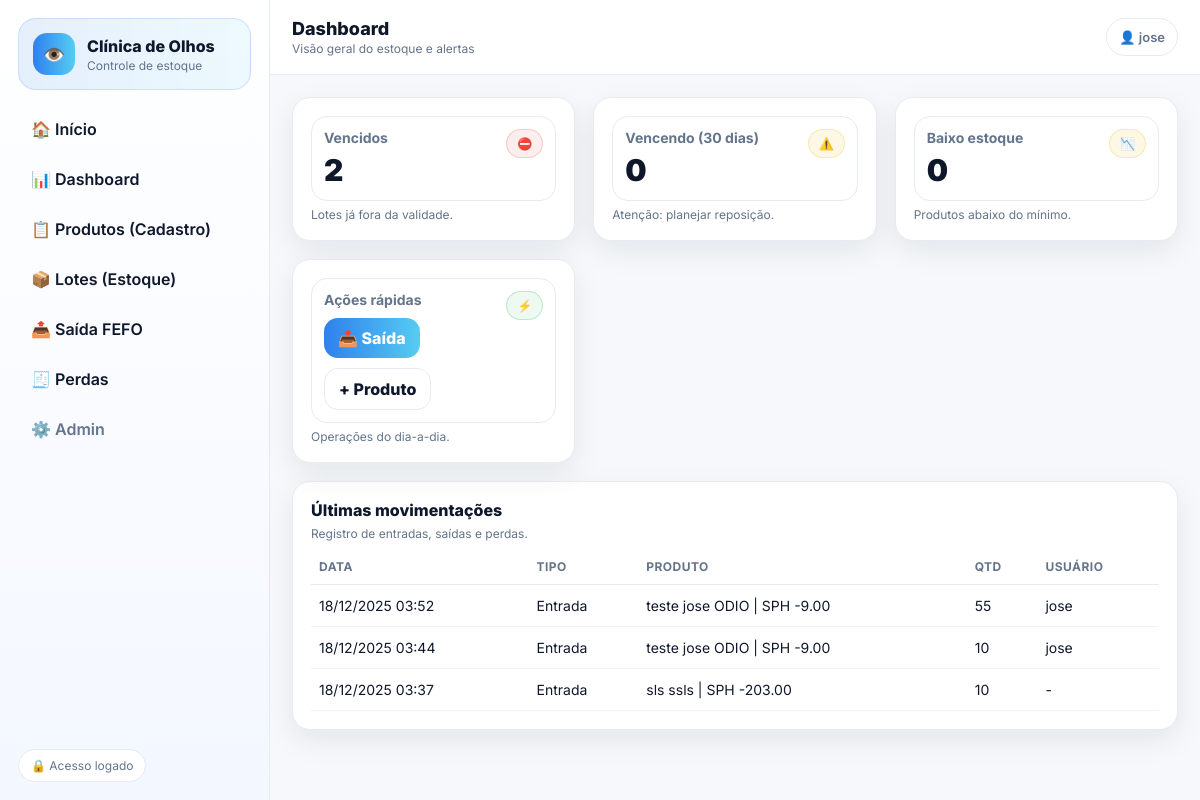
The page /dashboard/ (signed in) on the database its author committed.
### apps/inventory/models.py (models this page shows, shortened)
class StockMovement(models.Model):
    class Kind(models.TextChoices):
        IN = "IN", "Entrada"
        OUT = "OUT", "Saída"
        LOSS = "LOSS", "Perda"
        ADJUST_IN = "ADJUST_IN", "Ajuste +"
        ADJUST_OUT = "ADJUST_OUT", "Ajuste -"
    batch = models.ForeignKey(
        StockBatch,
        related_name="movements",
        on_delete=models.PROTECT
    )
    kind = models.CharField(max_length=20, choices=Kind.choices)
    qty = models.PositiveIntegerField()
    unit_price = models.DecimalField(
        max_digits=10, decimal_places=2, null=True, blank=True
    )
    note = models.TextField(blank=True)
    created_at = models.DateTimeField(default=timezone.now)
    created_by = models.ForeignKey(
        settings.AUTH_USER_MODEL,
        null=True, blank=True,
        on_delete=models.SET_NULL
    )
    @property
    def signed_qty(self):
        return self.qty if self.kind in [
            self.Kind.IN, self.Kind.ADJUST_IN
        ] else -self.qty

class StockBatch(models.Model):
    product = models.ForeignKey(
        LensProduct,
        related_name="batches",
        on_delete=models.PROTECT
    )
    lot_code = models.CharField(max_length=80, blank=True)
    expires_at = models.DateField()
    created_at = models.DateTimeField(auto_now_add=True)
    @property
    def balance(self):
        total = 0
        for m in self.movements.all():
            total += m.signed_qty
        return total

class LensProduct(models.Model):
    brand = models.CharField(max_length=120)
    model = models.CharField(max_length=120, blank=True)
    degree_sph = models.DecimalField(max_digits=5, decimal_places=2)
    sale_price = models.DecimalField(max_digits=10, decimal_places=2)
    min_stock = models.PositiveIntegerField(default=0)
    active = models.BooleanField(default=True)
    def __str__(self):
        return f"{self.brand} {self.model} | SPH {self.degree_sph}"
    @property
    def total_stock(self):
        return sum(b.balance for b in self.batches.all())

### apps/inventory/views.py (the view)
# urls.py: path("dashboard/", views.dashboard, name="dashboard"),
@login_required
def dashboard(request):
    ctx = get_dashboard_context(expire_days=30, last_moves=15)
    return render(request, "inventory/dashboard.html", ctx)

### templates/inventory/dashboard.html (shortened to what this page needs)
{% extends "base.html" %}
{% load static %}
{% block page_title %}Dashboard{% endblock %}
{% block page_subtitle %}Visão geral do estoque e alertas{% endblock %}
{% block content %}
<div class="grid">
  <div class="card">
    <div class="kpi">
      <div>
        <h3>Vencidos</h3>
        <div class="num">{{ expired_batches|length }}</div>
      </div>
      <div class="tag danger">⛔</div>
    </div>
    <div class="help">Lotes já fora da validade.</div>
  </div>
  <div class="card">
    <div class="kpi">
      <div>
        <h3>Vencendo ({{ expire_days }} dias)</h3>
        <div class="num">{{ expiring_batches|length }}</div>
      </div>
      <div class="tag warn">⚠️</div>
    </div>
    <div class="help">Atenção: planejar reposição.</div>
  </div>
  <div class="card">
    <div class="kpi">
      <div>
        <h3>Baixo estoque</h3>
        <div class="num">{{ low_stock_products|length }}</div>
      </div>
      <div class="tag warn">📉</div>
    </div>
    <div class="help">Produtos abaixo do mínimo.</div>
  </div>
  <div class="card">
    <div class="kpi">
      <div>
        <h3>Ações rápidas</h3>
        <div style="margin-top:10px; display:flex; gap:10px; flex-wrap:wrap;">
          <a class="btn btn-primary" href="/fefo/saida/">📤 Saída</a>
          <a class="btn btn-ghost" href="/produtos/novo/">+ Produto</a>
        </div>
      </div>
      <div class="tag ok">⚡</div>
    </div>
    <div class="help">Operações do dia-a-dia.</div>
  </div>
</div>
<div class="card" style="margin-top:18px;">
  <div style="display:flex; justify-content:space-between; align-items:center; gap:12px;">
    <div>
      <div class="page-title" style="font-size:16px;">Últimas movimentações</div>
      <div class="help">Registro de entradas, saídas e perdas.</div>
    </div>
  </div>
  <table class="table">
    <tr>
      <th>Data</th>
      <th>Tipo</th>
      <th>Produto</th>
      <th>Qtd</th>
      <th>Usuário</th>
    </tr>
    {% for m in last_movements %}
    <tr>
      <td>{{ m.created_at|date:"d/m/Y H:i" }}</td>
      <td>{{ m.get_kind_display }}</td>
      <td>{{ m.batch.product }}</td>
      <td>{{ m.qty }}</td>
      <td>{{ m.created_by|default:"-" }}</td>
    </tr>
    {% empty %}
    <tr><td colspan="5">Sem movimentações.</td></tr>
    {% endfor %}
  </table>
</div>
{% endblock %}

### templates/base.html (shortened to what this page needs)
{% load static %}
<!doctype html>
<html lang="pt-br">
<head>
  <link rel="stylesheet" href="{% static 'css/app.css' %}">
</head>
<body>
<div class="app">
  <aside class="sidebar">
    <div class="brand">
      <div class="brand-icon">👁️</div>
      <div class="brand-text">
        <div class="brand-title">Clínica de Olhos</div>
        <div class="brand-sub">Controle de estoque</div>
      </div>
    </div>
    <nav class="nav">
      <a class="nav-link" href="/">🏠 Início</a>
      <a class="nav-link" href="/dashboard/">📊 Dashboard</a>
      <a class="nav-link"  href="{% url 'inventory:product_list' %}">📋 Produtos (Cadastro)</a>
      <a class="nav-link"  href="{% url 'inventory:batch_list' %}">📦 Lotes (Estoque)</a>
      <a class="nav-link" href="/fefo/saida/">📤 Saída FEFO</a>
      <a class="nav-link" href="/relatorios/perdas/">🧾 Perdas</a>
      <a class="nav-link subtle" href="/admin/">⚙️ Admin</a>
    </nav>
    <div class="sidebar-footer">
      <div class="pill">🔒 Acesso logado</div>
    </div>
  </aside>
  <main class="main">
    <header class="topbar">
      <div class="topbar-left">
        <div class="page-title">{% block page_title %}{% endblock %}</div>
        <div class="page-subtitle">{% block page_subtitle %}{% endblock %}</div>
      </div>
      <div class="topbar-right">
        <span class="user-chip">👤 {{ request.user|default:"Usuário" }}</span>
      </div>
    </header>
    <section class="content">
      {% block content %}{% endblock %}
    </section>
  </main>
</div>
</body>
</html>

### static/css/app.css (style rules this page uses)
:root { --bg: #f6f8fb; --card:#ffffff; --text:#0f172a; --muted:#64748b; --line:#e6eaf2; --shadow: 0 10px 30px rgba(15, 23, 42, 0.08); --azul:#2f80ed; --ciano:#56ccf2; --ok:#27ae60; --warn:#f2c94c; --danger:#eb5757; --radius: 18px; }
* { box-sizing:border-box; }
body { margin:0; font-family: Inter, system-ui, -apple-system, Segoe UI, Roboto, Arial; background: var(--bg); color: var(--text); }
.app { min-height:100vh; display:grid; grid-template-columns: 270px 1fr; }
.sidebar { background: linear-gradient(180deg, #ffffff 0%, #f3f7ff 100%); border-right: 1px solid var(--line); padding: 18px; display:flex; flex-direction:column; gap: 18px; }
.brand { display:flex; gap: 12px; align-items:center; padding: 14px; border-radius: var(--radius); background: linear-gradient(90deg, rgba(47,128,237,.12), rgba(86,204,242,.10)); border: 1px solid rgba(47,128,237,.18); }
.brand-icon { width: 42px; height: 42px; border-radius: 14px; display:grid; place-items:center; background: linear-gradient(90deg, var(--azul), var(--ciano)); color:white; font-size: 18px; }
.brand-title { font-weight: 800; }
.brand-sub { color: var(--muted); font-size: 12px; margin-top: 2px; }
.nav { display:flex; flex-direction:column; gap: 8px; }
.nav-link { text-decoration:none; color: var(--text); padding: 10px 12px; border-radius: 14px; border: 1px solid transparent; transition: .2s ease; font-weight: 600; }
.nav-link.subtle { color: var(--muted); font-weight: 600; }
.sidebar-footer { margin-top:auto; }
.pill { display:inline-block; padding: 8px 12px; border-radius: 999px; border: 1px solid var(--line); color: var(--muted); background: white; font-size: 12px; }
.main { display:flex; flex-direction:column; }
.topbar { background: white; border-bottom: 1px solid var(--line); padding: 18px 22px; display:flex; justify-content:space-between; align-items:center; }
.page-title { font-size: 18px; font-weight: 800; }
.page-subtitle { font-size: 12px; color: var(--muted); margin-top: 2px; }
.user-chip { display:inline-flex; align-items:center; gap: 8px; padding: 10px 12px; border-radius: 999px; border: 1px solid var(--line); background: #fff; color: var(--muted); font-weight: 600; font-size: 13px; }
.content { padding: 22px; }
.card { background: var(--card); border: 1px solid var(--line); border-radius: var(--radius); box-shadow: var(--shadow); padding: 18px; }
.grid { display:grid; grid-template-columns: repeat(auto-fit, minmax(220px, 1fr)); gap: 18px; }
.kpi { display:flex; justify-content:space-between; gap: 14px; align-items:flex-start; }
.kpi h3 { margin:0; font-size: 14px; color: var(--muted); font-weight: 700; }
.kpi .num { font-size: 30px; font-weight: 900; margin-top: 6px; }
.kpi .tag { padding: 6px 10px; border-radius: 999px; font-size: 12px; border: 1px solid var(--line); background: white; color: var(--muted); font-weight: 700; }
.tag.ok { border-color: rgba(39,174,96,.25); color: var(--ok); background: rgba(39,174,96,.08); }
.tag.warn { border-color: rgba(242,201,76,.35); color: #a26a00; background: rgba(242,201,76,.14); }
.tag.danger { border-color: rgba(235,87,87,.25); color: var(--danger); background: rgba(235,87,87,.10); }
.table { width: 100%; border-collapse: collapse; margin-top: 8px; }
.table th { text-align:left; font-size: 12px; color: var(--muted); letter-spacing: .04em; text-transform: uppercase; padding: 10px 8px; border-bottom: 1px solid var(--line); }
.table td { padding: 12px 8px; border-bottom: 1px solid #f0f2f7; font-size: 14px; }
.btn { display:inline-flex; align-items:center; gap: 8px; border: none; cursor:pointer; text-decoration:none; padding: 10px 14px; border-radius: 14px; font-weight: 800; transition: .2s ease; }
.btn-primary { color:white; background: linear-gradient(90deg, var(--azul), var(--ciano)); }
.btn-ghost { background: white; border: 1px solid var(--line); color: var(--text); }
.help { color: var(--muted); font-size: 12px; margin-top: 6px; }
.kpi { border: 1px solid var(--line); border-radius: 16px; padding: 12px; background: #fff; }

### rows shown on the page
StockMovement: created_at "18/12/2025 03:52", kind "Entrada", batch.product "teste jose ODIO | SPH -9.00", qty "55", created_by "jose"
StockMovement: created_at "18/12/2025 03:44", kind "Entrada", batch.product "teste jose ODIO | SPH -9.00", qty "10", created_by "jose"
StockMovement: created_at "18/12/2025 03:37", kind "Entrada", batch.product "sls ssls | SPH -203.00", qty "10", created_by "-"

### other values the page prints
{{ request.user|default:"Usuário" }} "jose"
{{ expired_batches|length }} "2"
{{ expire_days }} "30"
{{ expiring_batches|length }} "0"
{{ low_stock_products|length }} "0"
